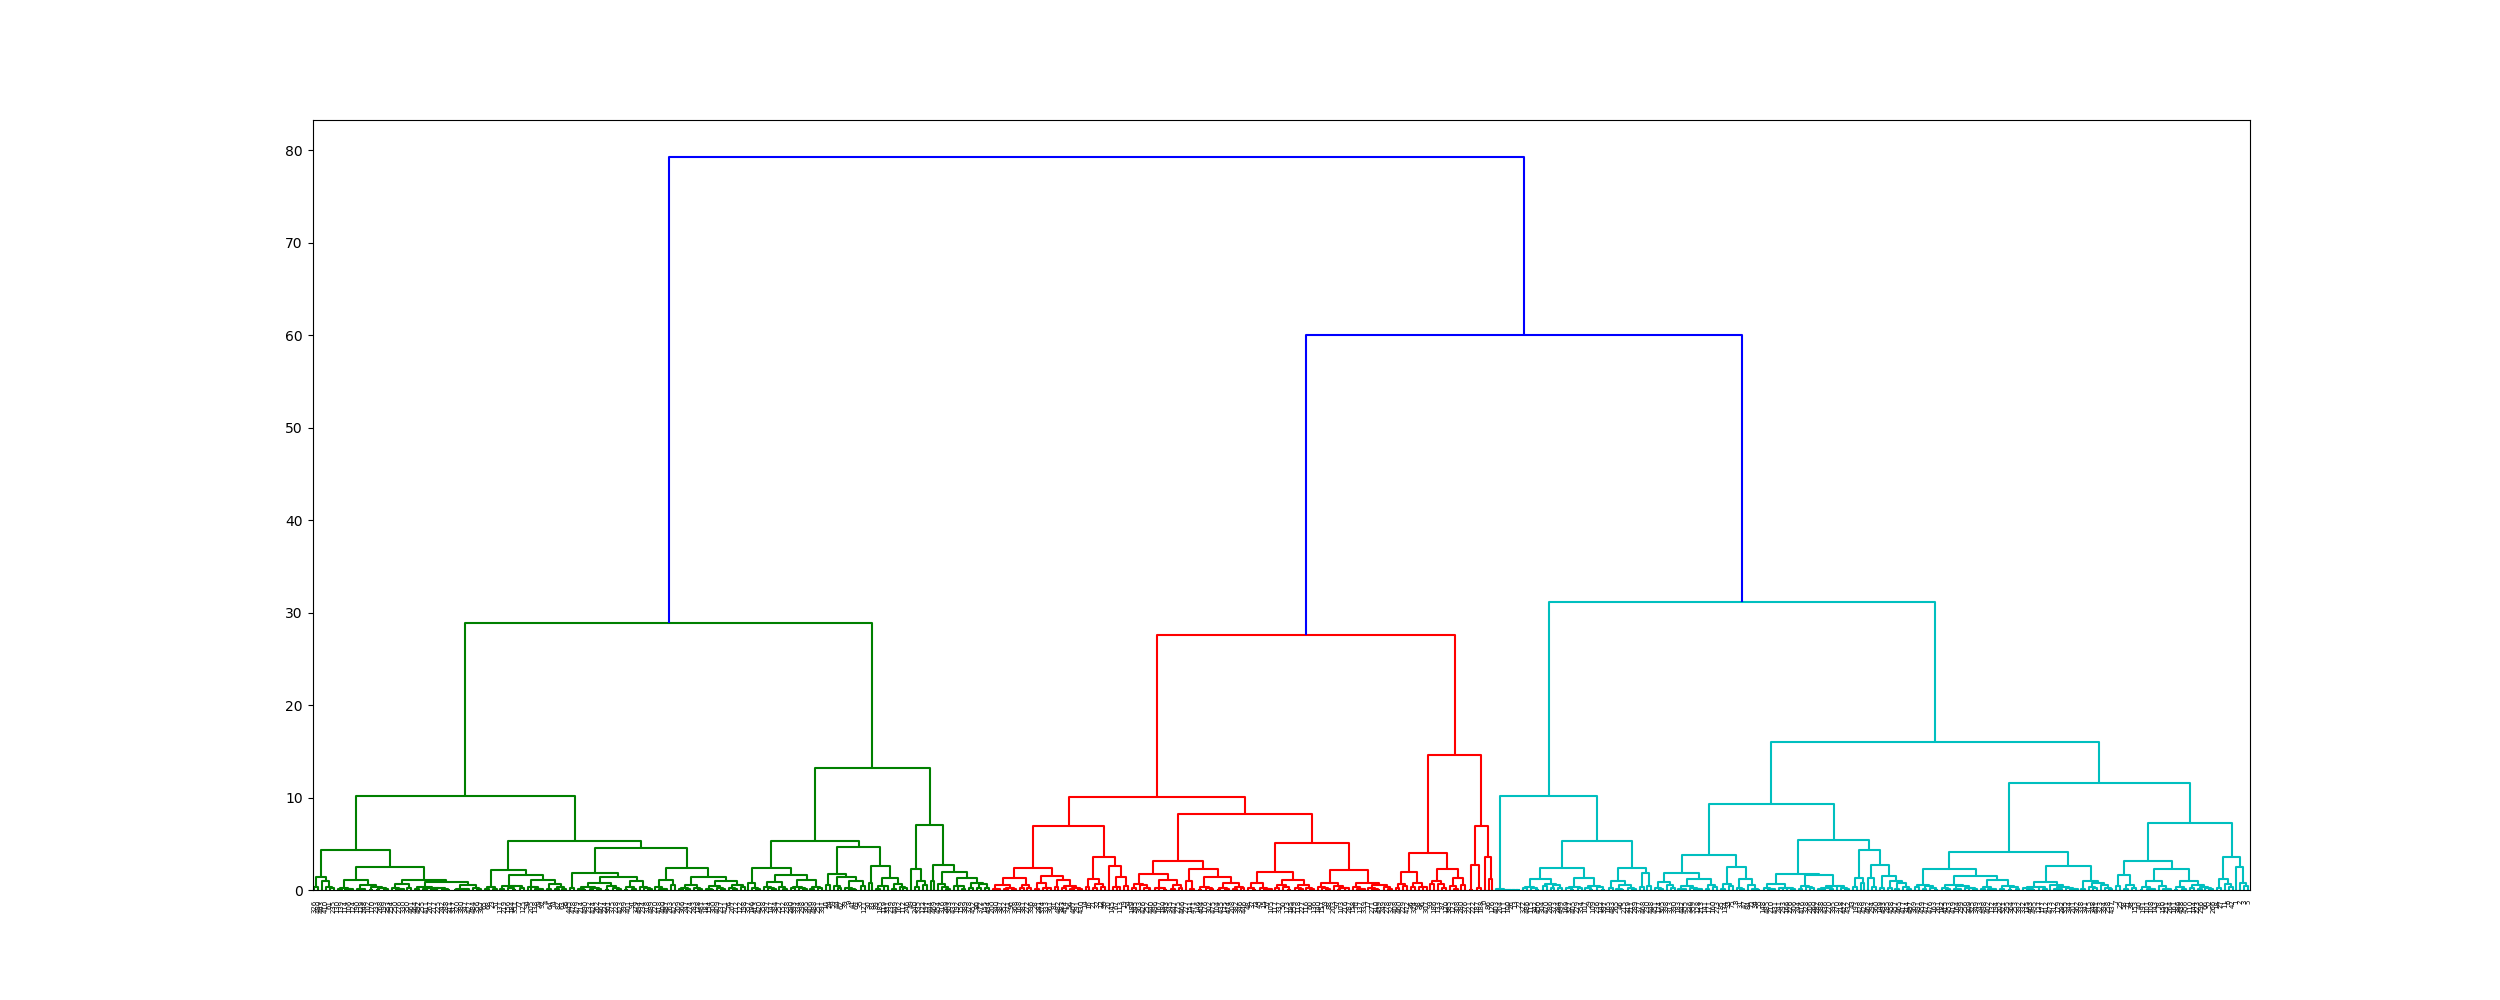

The script that saved this image:
#!/usr/bin/env python3

"""
Usage: make plots from data

./tree.py <input_file>
"""

import sys
import numpy as np
import matplotlib.pyplot as plt
from scipy.spatial.distance import pdist
from scipy.cluster.hierarchy import ward, dendrogram, linkage, leaves_list

data = []

for line in open(sys.argv[1]):
    fields = line.rstrip("\r\n").split()
    poly = fields[2]
    cfu = fields[1]
    data.append([cfu, poly])
#print(data)

distance = ward(pdist(data))

leaves_list(distance)

fig = plt.figure(figsize = (25, 10))
dn = dendrogram(distance)
fig.savefig("tree.png")
plt.close(fig)